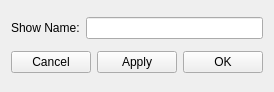
<?xml version="1.0" encoding="UTF-8"?>
<ui version="4.0">
    <class>main</class>
    <widget class="QWidget" name="main">
        <property name="windowModality">
            <enum>Qt::NonModal</enum>
        </property>
        <property name="geometry">
            <rect>
                <x>0</x>
                <y>0</y>
                <width>267</width>
                <height>92</height>
            </rect>
        </property>
        <property name="windowTitle">
            <string>Form</string>
        </property>
        <layout class="QVBoxLayout" name="verticalLayout">
            <item>
                <layout class="QHBoxLayout" name="horizontalLayout">
                    <item>
                        <widget class="QLabel" name="shows_label">
                            <property name="text">
                                <string>Show Name:</string>
                            </property>
                        </widget>
                    </item>
                    <item>
                        <widget class="QLineEdit" name="showName_le"/>
                    </item>
                </layout>
            </item>
            <item>
                <layout class="QHBoxLayout" name="horizontalLayout_2">
                    <item>
                        <widget class="QPushButton" name="cancel_btn">
                            <property name="text">
                                <string>Cancel</string>
                            </property>
                        </widget>
                    </item>
                    <item>
                        <widget class="QPushButton" name="apply_btn">
                            <property name="text">
                                <string>Apply</string>
                            </property>
                        </widget>
                    </item>
                    <item>
                        <widget class="QPushButton" name="ok_btn">
                            <property name="text">
                                <string>OK</string>
                            </property>
                        </widget>
                    </item>
                </layout>
            </item>
        </layout>
    </widget>
    <resources/>
    <connections/>
</ui>
